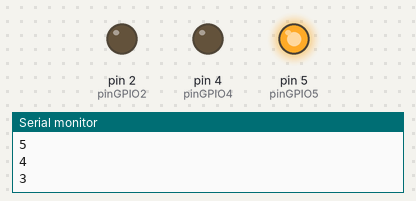
Bench run of a sketch on a simulated Arduino Uno, built with avr-gcc and run on an emulated ATmega328P. Parts: output pins drawn as LEDs (lit = HIGH), the last lines printed to the serial monitor.

Above: at 2.5 s.
At 6.2 s:
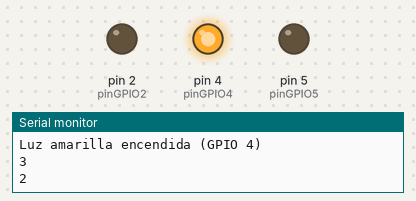
At 7.7 s:
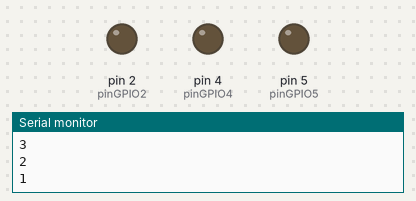
At 10.5 s:
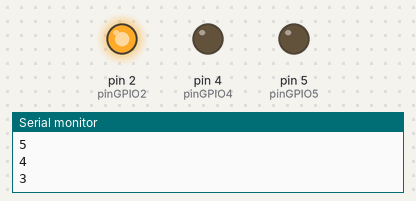
Timing chart, 0 to 16.9 s (numbered marks = the images above):
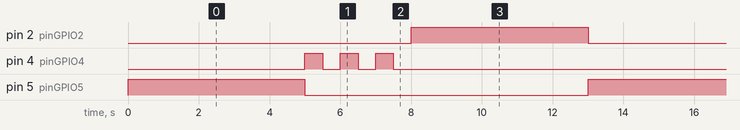

The sketch:

p1.ino
```cpp
// Definimos los pines GPIO
const int pinGPIO5 = 5;  // LED para la luz verde
const int pinGPIO4 = 4;  // LED para la luz amarilla (parpadeante)
const int pinGPIO2 = 2;  // LED para la luz roja

void setup() {
  Serial.begin(115200);  // Iniciar la comunicación serial

  // Configura los pines GPIO 5, GPIO 4 y GPIO 2 como salidas
  pinMode(pinGPIO5, OUTPUT);
  pinMode(pinGPIO4, OUTPUT);
  pinMode(pinGPIO2, OUTPUT);
}

void loop() {
  // Luz verde (GPIO 5)
  Serial.println("Luz verde encendida (GPIO 5)");
  digitalWrite(pinGPIO5, HIGH);
  digitalWrite(pinGPIO4, LOW);
  digitalWrite(pinGPIO2, LOW);
  countDown(5);  // Cuenta regresiva de 5 segundos
  digitalWrite(pinGPIO5, LOW);  // Apagar luz verde

  // Luz amarilla (GPIO 4)
  Serial.println("Luz amarilla encendida (GPIO 4)");
  unsigned long startMillis = millis();    // Guardar el tiempo de inicio
  int timeLeft = 3;  // Tiempo inicial para la cuenta regresiva
  while (millis() - startMillis < 3000) {  // Mientras pasen menos de 3 segundos
    digitalWrite(pinGPIO4, HIGH);
    Serial.println(timeLeft);  // Imprimir el tiempo restante
    delay(500);
    timeLeft--;
    digitalWrite(pinGPIO4, LOW);
    delay(500);
  }

  // Luz roja (GPIO 2)
  Serial.println("Luz roja encendida (GPIO 2)");
  digitalWrite(pinGPIO2, HIGH);
  countDown(5);  // Cuenta regresiva de 5 segundos
  digitalWrite(pinGPIO2, LOW);  // Apagar luz roja

  // Repetir el ciclo
}

// Función para contar regresivamente e imprimir en el Monitor Serial
void countDown(int seconds) {
  for (int i = seconds; i > 0; i--) {
    Serial.println(i);
    delay(1000);  // Esperar 1 segundo entre cada número
  }
}
```

Measured:
- by itself, pin 2 (pinGPIO2), pin 5 (pinGPIO5): alternates HIGH for 5.0 s and LOW for 8.0 s
- by itself, pin 4 (pinGPIO4): repeats every 13.0 s: 2 × (LOW 0.50 s, HIGH 0.50 s), LOW 10.5 s, HIGH 0.50 s
- by itself, everything shown: repeats every 13.0 s, in 9 steps
